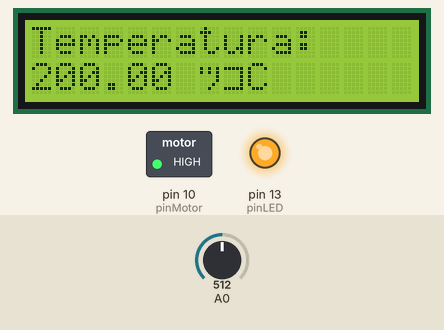
Recording of a sketch running on a simulated Arduino Uno, built with avr-gcc and run on an emulated ATmega328P. Parts: 16×2 character LCD, switched loads named in the sketch (green lamp = pin HIGH), output pins drawn as LEDs (lit = HIGH). Dashed ring = blinking. The inputs (shaded band) are chosen by the test bench; at power-on: A0 = 512. What the sketch prints to the serial monitor is not drawn.

Above: at 1.2 s.
1.3 s: A0 set to 161
At 2.5 s:
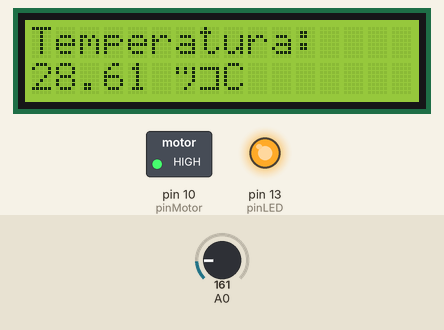
3.0 s: A0 set to 143
At 3.9 s:
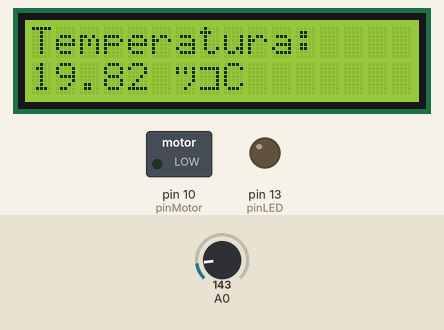
4.5 s: A0 set to 109
At 4.9 s:
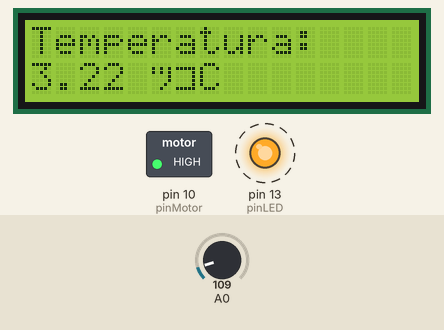
7.5 s: A0 set to 16
At 8.5 s:
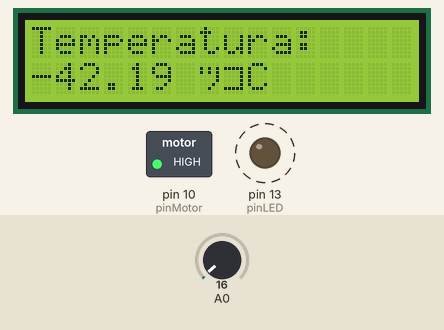
10.5 s: A0 set to 73
At 11.0 s:
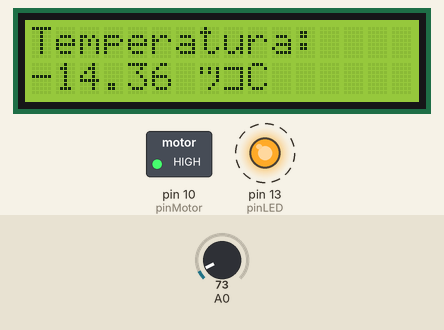
12.6 s: A0 set to 87
At 13.5 s:
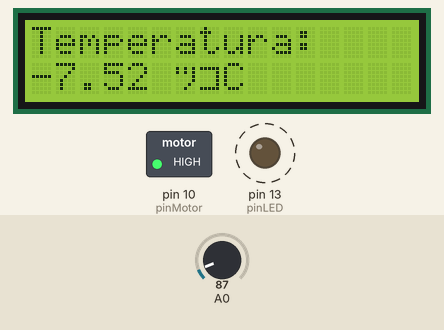
Timing chart, 0 to 16.6 s (numbered marks = the images above; inputs shaded):
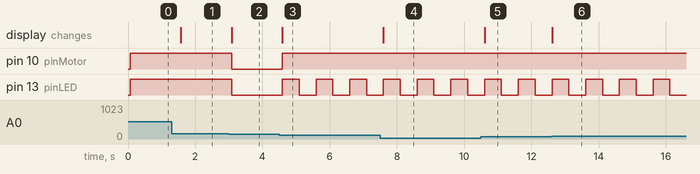

Measured:
- the behaviour switches between 154 and 153 on A0 (found by bisection; images 1 and 2)
- the behaviour switches between 123 and 122 on A0 (found by bisection; images 2 and 3)
- the behaviour switches between 81 and 82 on A0 (found by bisection; images 5 and 6)
- after the input at 1.3 s, the display: changes after 0.28 s (image 1)
- after the input at 3.0 s, pin 10 (pinMotor), pin 13 (pinLED): HIGH → LOW after 0.08 s; the display: changes after 0.08 s (image 2)
- after the input at 4.5 s, pin 10 (pinMotor): LOW → HIGH after 0.09 s; pin 13 (pinLED): alternates HIGH for 0.50 s and LOW for 0.50 s, starting after 0.09 s; the display: changes after 0.09 s (image 3)
- after the input at 7.5 s, the display: changes after 0.10 s (image 4)
- after the input at 10.5 s, the display: changes after 0.11 s (image 5)
- after the input at 12.6 s, the display: changes at once (image 6)

The sketch:

temp_lcd.ino
```cpp
//taller gustavo andres rosero bucheli
#include <LiquidCrystal.h>

// Variables para el sensor de temperatura
float temperatura = 0; // Almacena el valor calculado de la temperatura
int lecturaSensor = 0; // Almacena el valor crudo del sensor

int pinLED = 13; // Pin del LED
int pinMotor = 10; // Pin del motor

LiquidCrystal lcd(12, 11, 5, 4, 3, 2);

void setup() {
  pinMode(pinLED, OUTPUT);
  pinMode(pinMotor, OUTPUT);

  lcd.begin(16, 2);
  lcd.print("Temperatura: ");

  Serial.begin(9600); // Velocidad en baudios
}

void loop() {
  lecturaSensor = analogRead(A0);
  temperatura = (lecturaSensor * (500.0 / 1024.0)) - 50.0;
  Serial.println(temperatura);

  lcd.setCursor(0, 1);
  lcd.print(temperatura);
  lcd.println(" ºC  ");

  if (temperatura <= 10) {
    digitalWrite(pinLED, HIGH);
    digitalWrite(pinMotor, HIGH);
    delay(500);
    digitalWrite(pinLED, LOW);
    delay(500);

  } else if (temperatura >= 11 && temperatura <= 25) {
    digitalWrite(pinLED, LOW);
    digitalWrite(pinMotor, LOW);
    delay(500);

  } else if (temperatura >= 26) {
    digitalWrite(pinLED, HIGH);
    digitalWrite(pinMotor, HIGH);
    delay(500);
  }
}
```
